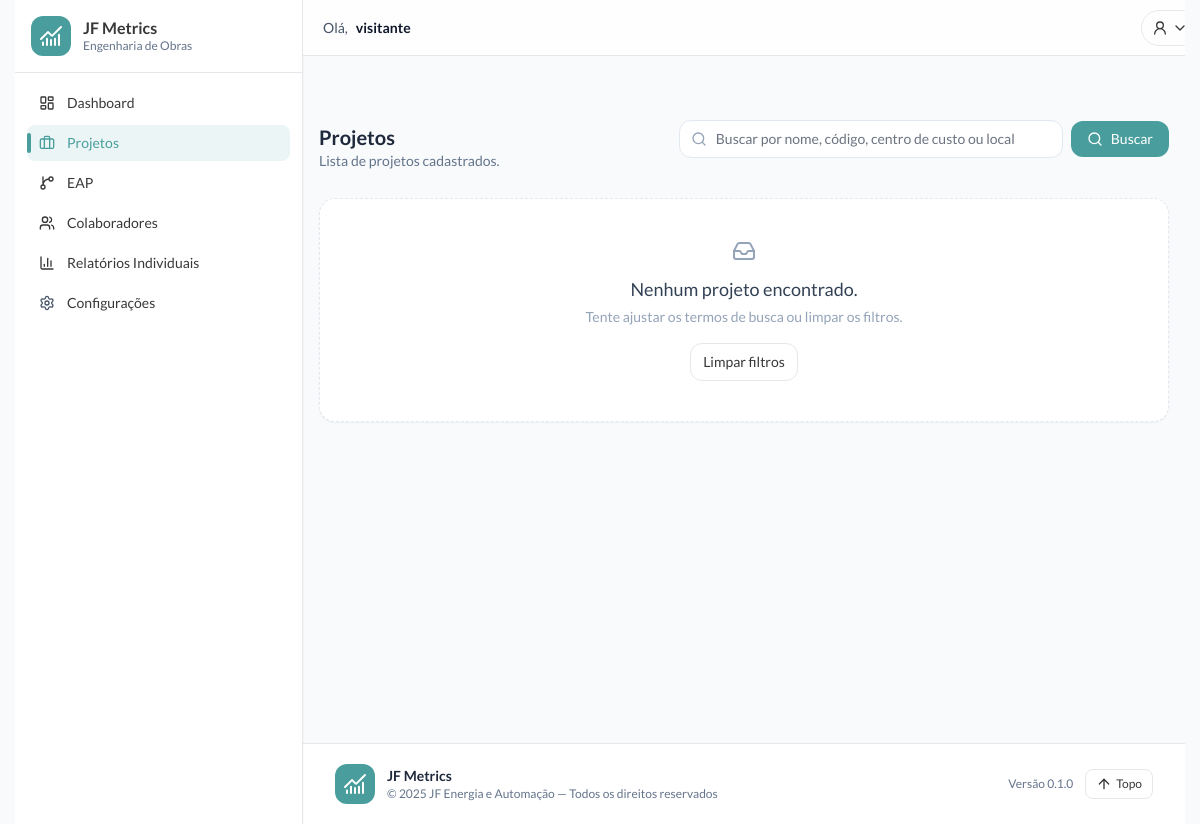
The app's page /engobras/projetos/, older data.
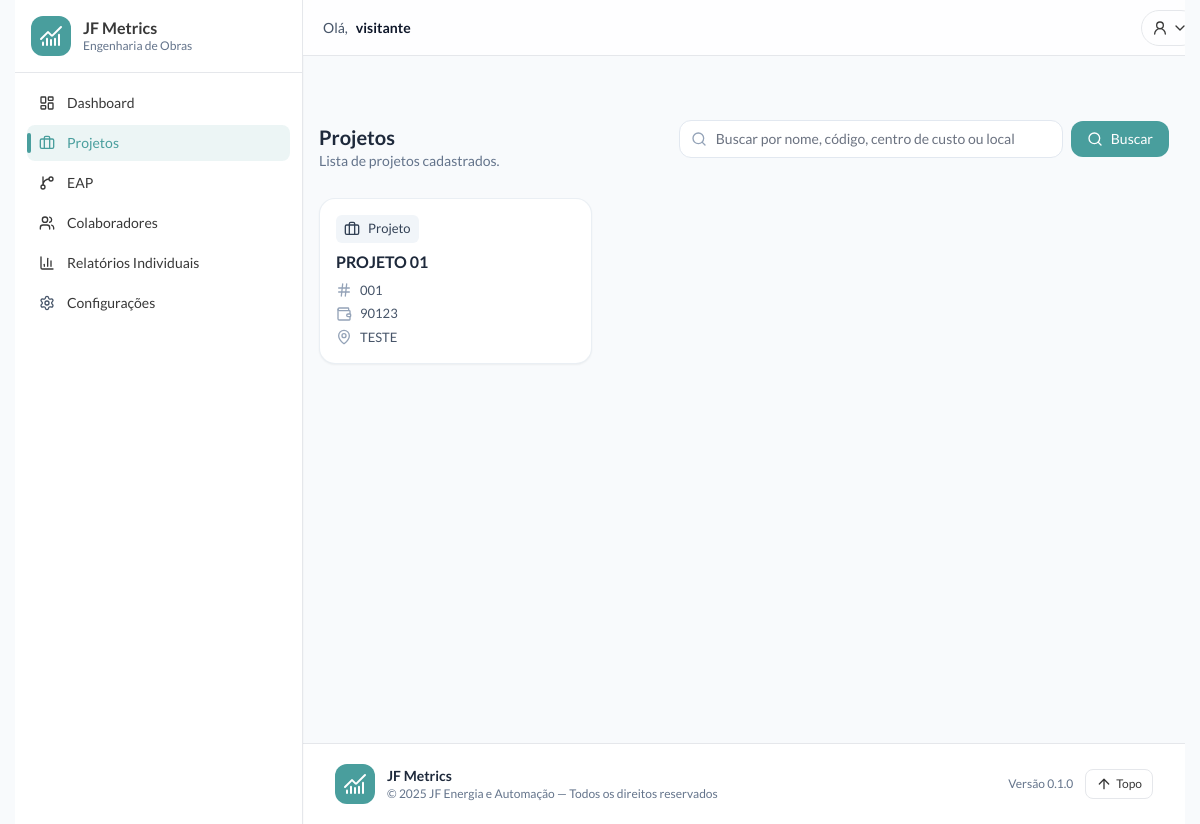
The same page, newer data.
### engobras/models.py (models this page shows, shortened)
class Project(models.Model):
    name = models.CharField("Nome do projeto", max_length=150)
    code = models.CharField("Código interno", max_length=40, blank=True)
    cost_center = models.CharField("Centro de custo", max_length=50, blank=True)
    location = models.CharField("Local", max_length=120, blank=True)
    is_active = models.BooleanField("Ativo", default=True, db_index=True)
    class Meta:
        db_table = "engobras_project"
        ordering = ("name",)
        verbose_name = "Projeto"
        verbose_name_plural = "Projetos"

### engobras/views.py (the view, shortened to what this page needs)
# urls.py: path("projetos/", views.project_list, name="project_list"),
def project_list(request):
    q = (request.GET.get("q") or "").strip()
    projects = Project.objects.all()
    try:
        projects = projects.exclude(cost_center__regex=r'^\s*0+\s*$')
    except Exception:
        projects = projects.exclude(cost_center__in=["0", "000000"])
    page_obj = Paginator(projects, 12).get_page(request.GET.get("page"))
    return render(request, "engobras/projects/list.html", {"q": q, "page_obj": page_obj})

### automation/context_processors.py (called while the page is built, shortened)
def _get_collaborator(user):
    if not getattr(user, "is_authenticated", False):
        return None
    collab = getattr(user, "collaborator", None)
    if collab:
        return collab
    Collaborator = apps.get_model("common", "Collaborator")
    return Collaborator.objects.filter(user=user, is_active=True).only("id", "is_manager").first()

def user_flags(request):
    collab = _get_collaborator(request.user)
    return {"is_manager": bool(getattr(collab, "is_manager", False))}

def notifications(request):
    user = getattr(request, "user", None)
    if not getattr(user, "is_authenticated", False):
        return {"notif_count": 0, "notif_list": []}

### engobras/templates/engobras/projects/list.html (shortened to what this page needs)
{% extends 'engobras/base.html' %}
{% block content %}
<div class="mt-6 mb-6 flex flex-col gap-3 sm:flex-row sm:items-center sm:justify-between">
  <div>
    <h1 class="text-xl font-semibold text-slate-800">Projetos</h1>
    <p class="text-sm text-slate-500">Lista de projetos cadastrados.</p>
  </div>
  <form method="get" class="w-full sm:w-auto" action="">
    <div class="flex items-center gap-2">
      <div class="relative w-full sm:w-96">
        <i data-lucide="search" class="absolute left-3 top-1/2 h-4 w-4 -translate-y-1/2 text-slate-400"></i>
        <input
          type="text"
          name="q"
          value="{{ q|default:'' }}"
          placeholder="Buscar por nome, código, centro de custo ou local"
          class="w-full rounded-xl border border-slate-200 bg-white py-2 pl-9 pr-3 text-sm outline-none focus:border-brand/40 focus:ring-2 focus:ring-brand/30">
      </div>
      <button class="inline-flex items-center gap-2 rounded-xl bg-brand px-4 py-2 text-sm font-medium text-white hover:brightness-110">
        <i data-lucide="search" class="h-4 w-4"></i> Buscar
      </button>
    </div>
  </form>
</div>
{% url 'engobras:project_list' as project_list_url %}
{% url 'engobras:project_create' as project_create_url %}
{% if page_obj.object_list %}
  <div class="grid grid-cols-1 gap-4 sm:grid-cols-2 lg:grid-cols-3">
    {% for p in page_obj.object_list %}
      <article class="group flex h-full flex-col rounded-2xl border border-slate-200/70 bg-white p-4 shadow-sm transition hover:-translate-y-[1px] hover:border-brand/40 hover:shadow-md">
        <div class="mb-2 flex items-start justify-between gap-3">
          <span class="inline-flex items-center gap-2 rounded-md bg-slate-100 px-2 py-1 text-[13px] text-slate-700">
            <i data-lucide="briefcase" class="h-4 w-4"></i>
            Projeto
          </span>
        </div>
        <h2 class="line-clamp-2 text-[16px] font-semibold leading-snug text-slate-800" title="{{ p.name }}">
          {{ p.name }}
        </h2>
        <dl class="mt-2 grid grid-cols-1 gap-1 text-[13px] text-slate-600">
          {% if p.code %}
          <div class="flex items-center gap-2">
            <i data-lucide="hash" class="h-4 w-4 text-slate-400"></i>
            <dd class="truncate" title="{{ p.code }}">{{ p.code }}</dd>
          </div>
          {% endif %}
          {% if p.cost_center %}
          <div class="flex items-center gap-2">
            <i data-lucide="wallet" class="h-4 w-4 text-slate-400"></i>
            <dd class="truncate" title="{{ p.cost_center }}">{{ p.cost_center }}</dd>
          </div>
          {% endif %}
          {% if p.location %}
          <div class="flex items-center gap-2">
            <i data-lucide="map-pin" class="h-4 w-4 text-slate-400"></i>
            <dd class="truncate" title="{{ p.location }}">{{ p.location }}</dd>
          </div>
          {% endif %}
        </dl>
      </article>
    {% endfor %}
  </div>
{% else %}
  <div class="w-full rounded-2xl border border-dashed border-slate-200 bg-white px-6 py-10 text-center shadow-sm">
    <i data-lucide="inbox" class="mx-auto mb-3 h-6 w-6 text-slate-400"></i>
    <h3 class="text-lg font-medium text-slate-700">Nenhum projeto encontrado.</h3>
    <p class="mt-1 text-sm text-slate-400">Tente ajustar os termos de busca ou limpar os filtros.</p>
    <div class="mt-4 flex items-center justify-center gap-2">
      <a href="{{ project_list_url }}" class="inline-flex items-center rounded-xl border px-3 py-2 text-sm hover:bg-slate-50">
        Limpar filtros
      </a>
    </div>
  </div>
{% endif %}
{% endblock %}

Row changes from the older to the newer data that the page shows:
added Project: name "PROJETO 01", code "001", cost_center "90123", location "TESTE"
Text that changed along with them:
text no longer shown: "Nenhum projeto encontrado. Tente ajustar os termos de busca ou limpar os filtros. Limpar filtros"
